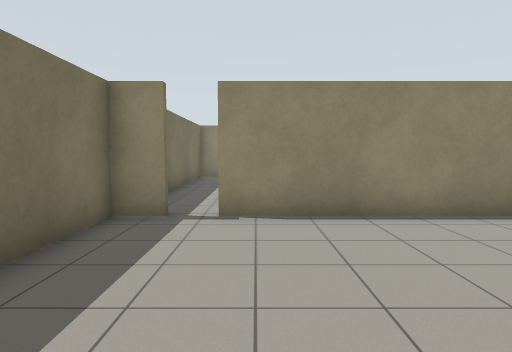
View 1 (above)

16 first-person views from a walk through a robot-simulator world made for Gazebo. The camera is 1.2 m above the floor, tilts 4° down and sees 75° across. The floor is counted in squares, 1 m on a side. Each view is taken from the middle of a square. On the plan, view 1 faces up. The plan holds only what a view shows up to about 13 squares ahead; the rest is blank.

View 2
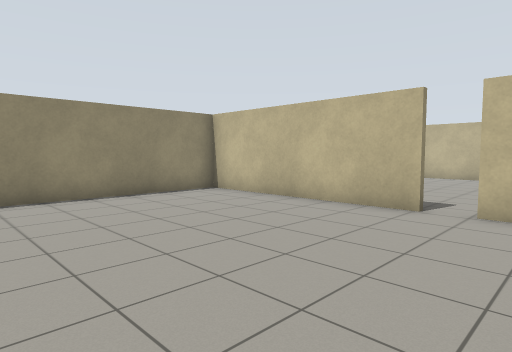

View 3
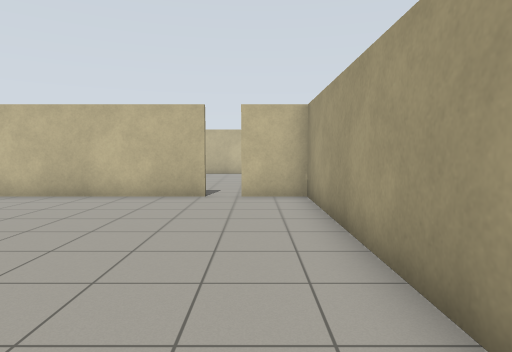

View 4
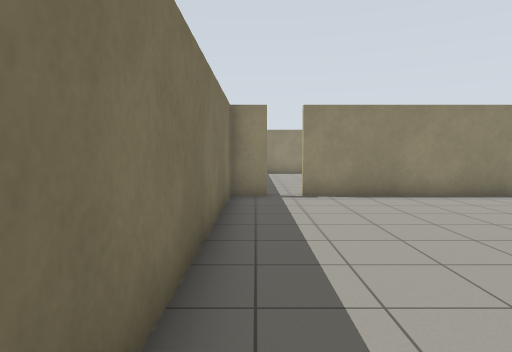

View 5
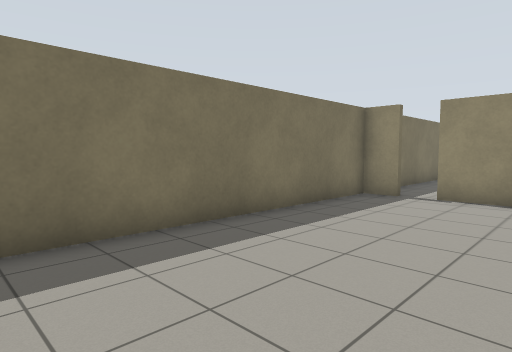

View 6
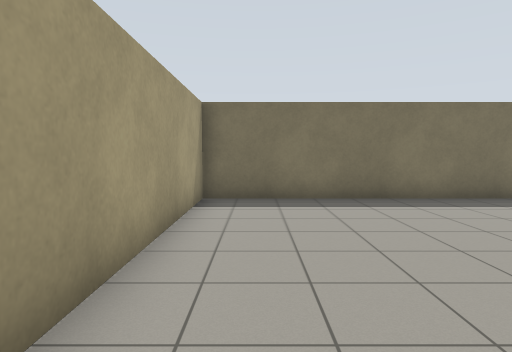

View 7
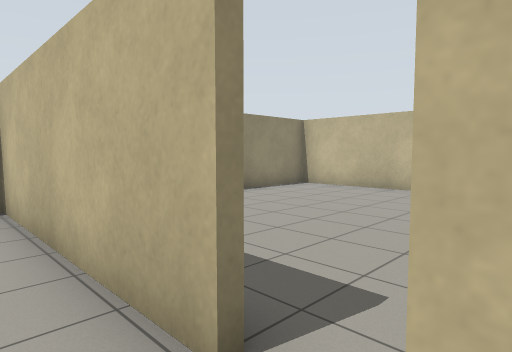

View 8
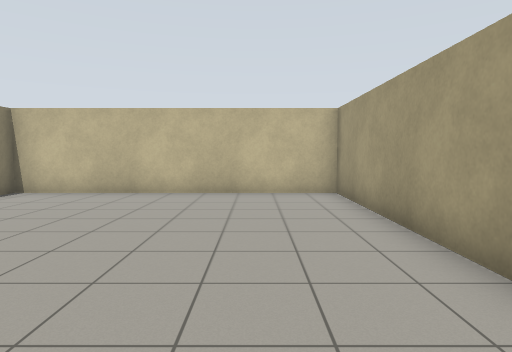

View 9
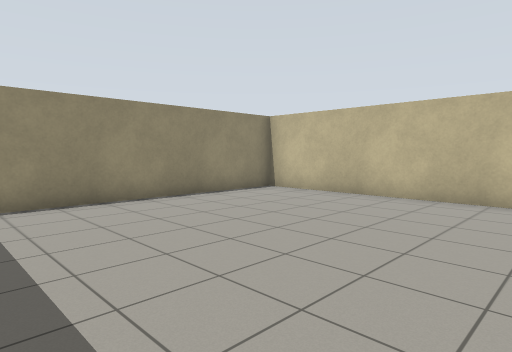

View 10
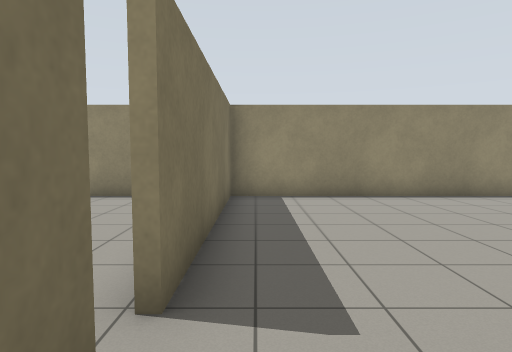

View 11
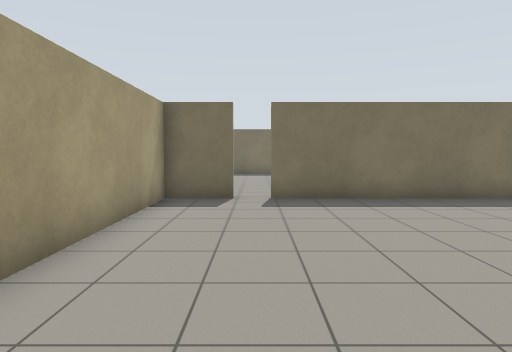

View 12
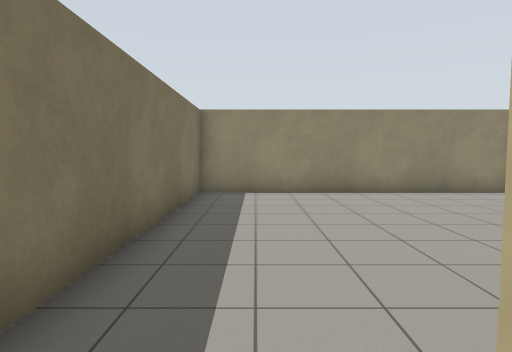

View 13
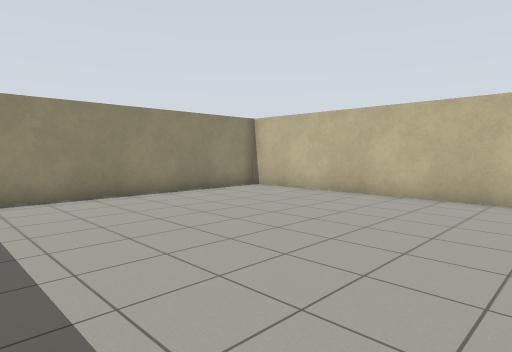

View 14
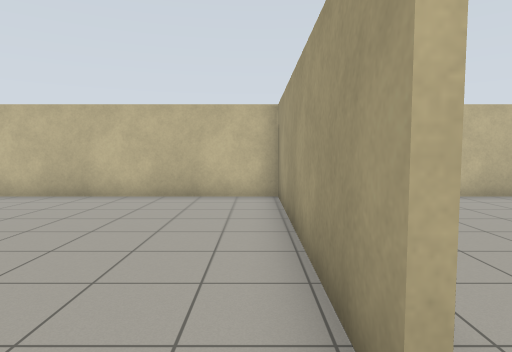

View 15
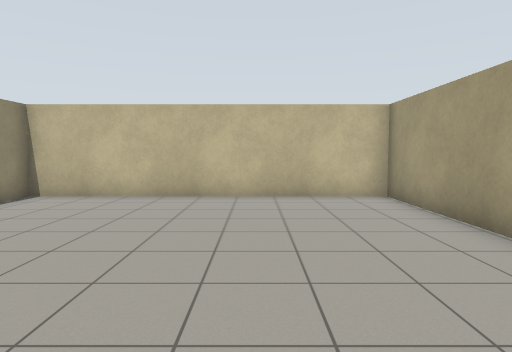

View 16
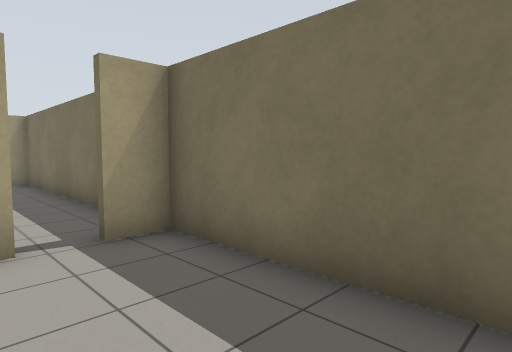

### Floor plan
Ten units are one square. View 1 is at (0, 0); x grows to the right and y downward. Boxes are objects, and circles mark ways between rooms. Rooms are numbered by the first view taken in them; rooms with no view inside come last. Other rooms are left out.
<svg viewBox="-32 -167 206 206">
<path fill="none" stroke="#000" d="M71 6 71 -62 -7 -62M-16 -62 -27 -62 -27 34 71 34 71 15M73 15 73 34 169 34 169 -62 73 -62M73 -64 73 6M-8 -64 73 -64M71 -64 71 -162 -27 -162 -27 -64 -16 -64"/>
<circle cx="70" cy="10" r="3" fill="#2a7"/>
<circle cx="-10" cy="-60" r="3" fill="#2a7"/>
<text x="20" y="-10">1</text>
<text x="120" y="-10">2</text>
<text x="20" y="-110">3</text>
</svg>
Room 1 opens to room 2. Room 1 opens to room 3.

Where each view was taken, in squares from view 1:
view 1: 0 up, 0 right, facing up
view 2: 3 down, 0 right, facing up-right
view 3: 2 down, 2 left, facing right
view 4: 3 down, 2 left, facing up
view 5: 3 down, 2 right, facing up-left
view 6: 2 down, 6 right, facing left
view 7: 2 down, 6 right, facing up-right
view 8: 1 down, 7 right, facing right
view 9: 2 down, 8 right, facing up-right
view 10: 3 down, 8 right, facing up
view 11: 1 down, 16 right, facing left
view 12: 6 up, 1 left, facing up
view 13: 7 up, 2 left, facing up-right
view 14: 7 up, 2 left, facing right
view 15: 10 up, 2 left, facing right
view 16: 11 up, 0 right, facing down-left
